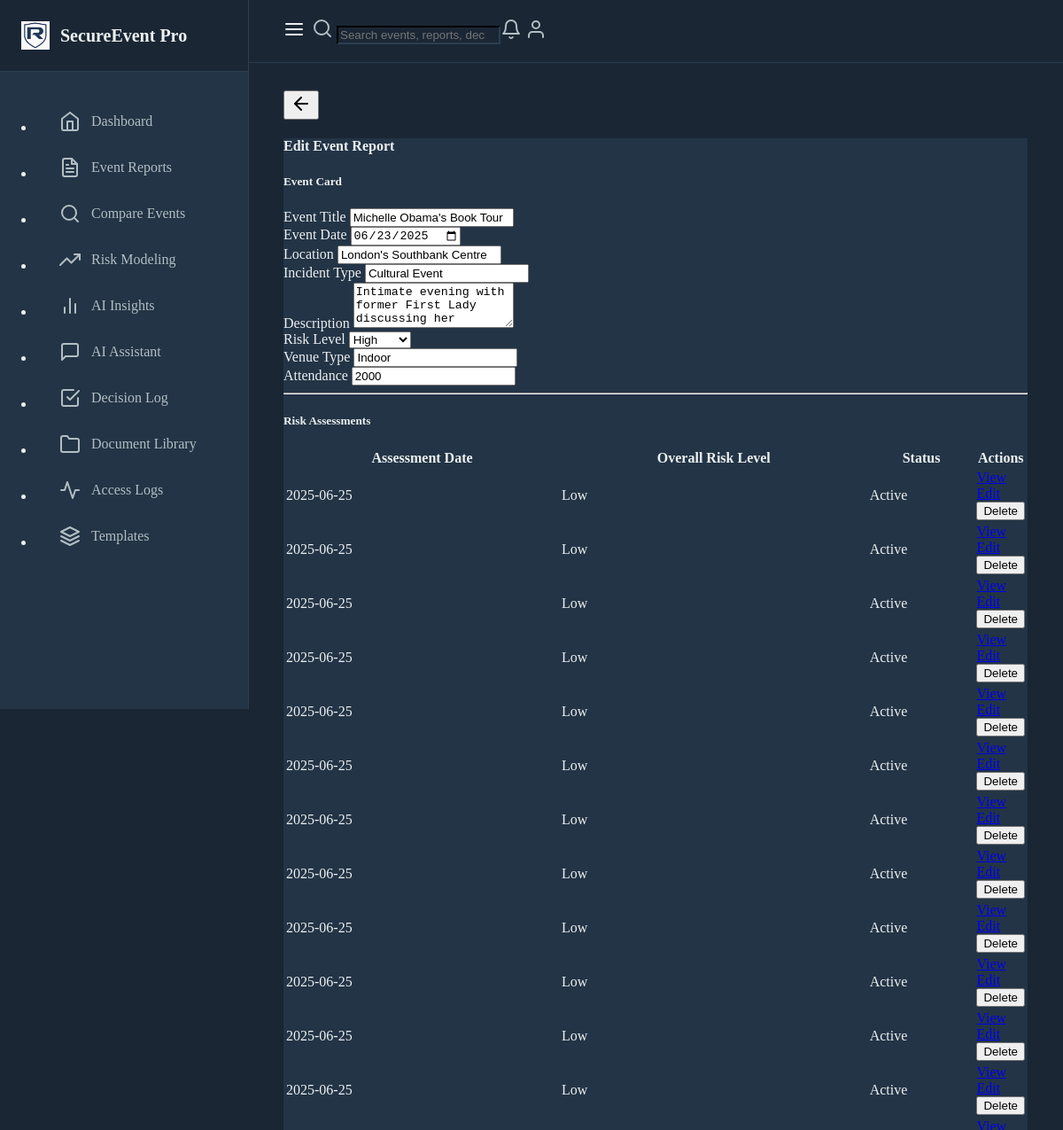
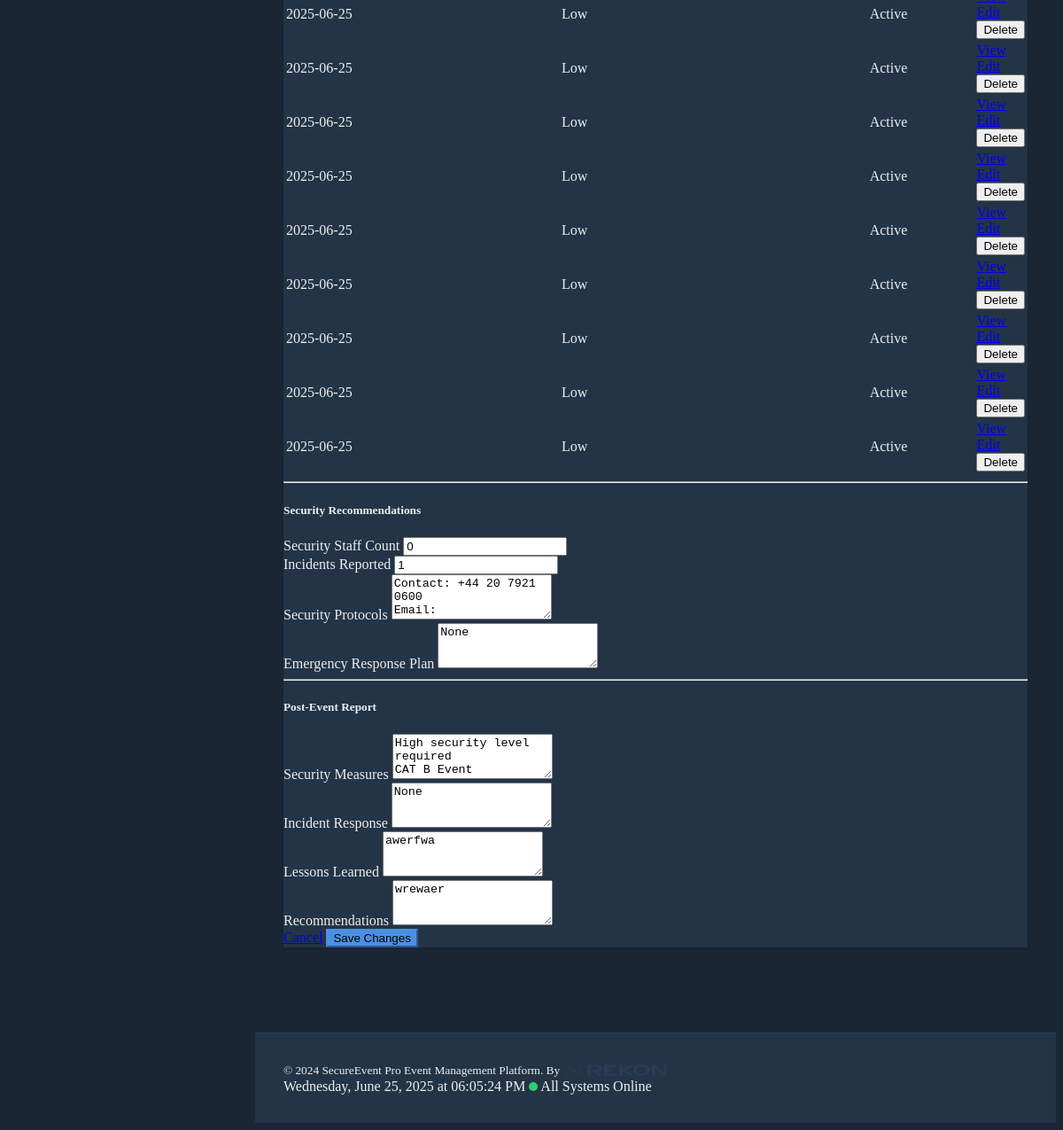
The page /edit-event-report/1 on the database as committed earlier (2 pictures, top to bottom).
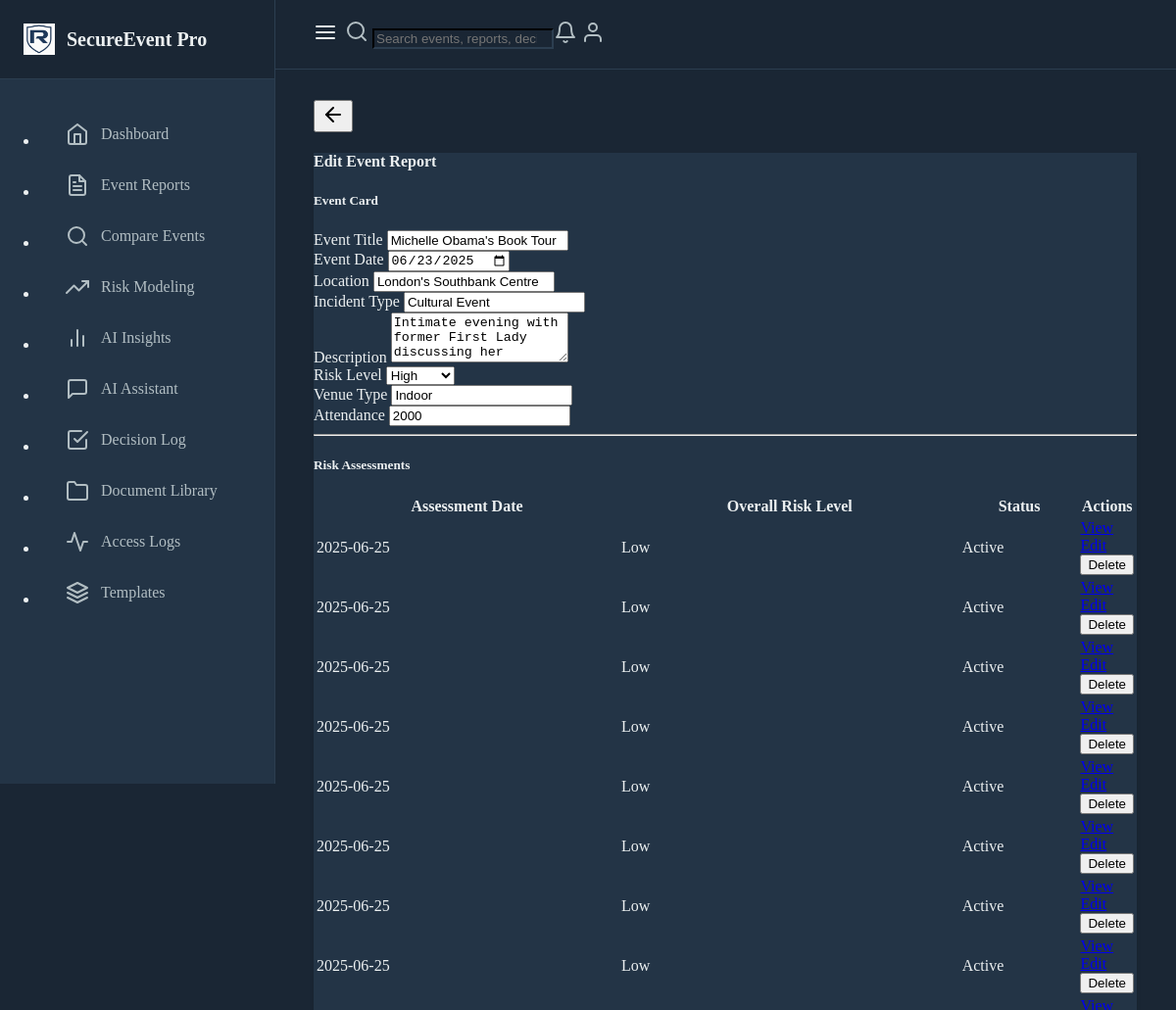
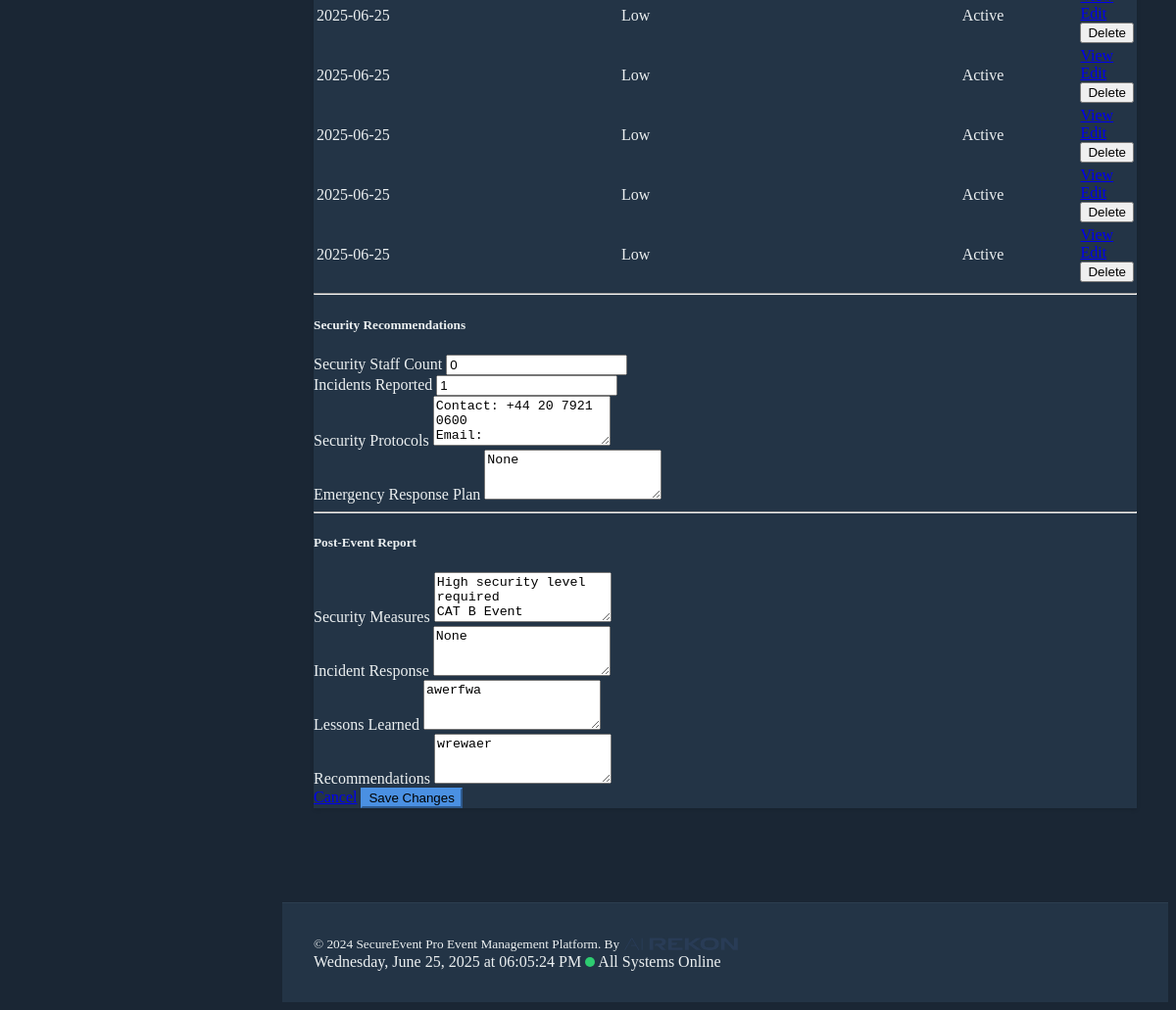
The same page on the database as committed later (2 pictures, top to bottom).
### models.py (models this page shows, shortened)
class RiskAssessment(db.Model):
    id = db.Column(db.Integer, primary_key=True)
    event_report_id = db.Column(db.Integer, db.ForeignKey('event_report.id'), nullable=False)
    assessment_date = db.Column(db.DateTime, default=datetime.utcnow)
    risk_factors = db.Column(db.JSON, default=list)
    overall_risk_level = db.Column(db.String(50), nullable=False)
    assessor_notes = db.Column(db.Text)
    mitigation_measures = db.Column(db.JSON, default=list)
    residual_risk_level = db.Column(db.String(50))
    review_date = db.Column(db.DateTime)
    status = db.Column(db.String(50), default='Active')

### routes.py (the view, shortened to what this page needs)
@app.route("/edit-event-report/<int:report_id>", methods=["GET", "POST"])
def edit_event_report(report_id):
    report = EventReport.query.get_or_404(report_id)
    return render_template("create_event_report.html", report=report)

### routes.py (called while the page is built)
@app.before_request
def before_request():
    g.start_time = datetime.utcnow()
    g.activity_log = None

@app.after_request
def after_request(response):
    if hasattr(g, "activity_log") and g.activity_log:
        end_activity_tracking(g.activity_log)
    return response

### templates/create_event_report.html (shortened to what the changed rows need)
{% extends "base.html" %}
{% block content %}
<div class="container mt-4">
    <div class="card">
        <div class="card-body">
            <form action="{% if report %}{{ url_for('edit_event_report', report_id=report.id) }}{% else %}{{ url_for('create_event_report') }}{% endif %}" method="POST">
                <div class="mb-4">
                {% if report %}
                    {% if report.risk_assessments %}
                    <div class="table-responsive">
                        <table class="table table-hover">
                            <thead>
                                <tr>
                                    <th>Assessment Date</th>
                                    <th>Overall Risk Level</th>
                                    <th>Status</th>
                                    <th style="width: 1%;">Actions</th>
                                </tr>
                            </thead>
                            <tbody>
                                {% for a in report.risk_assessments %}
                                <tr>
                                    <td>{{ a.assessment_date.strftime('%Y-%m-%d') }}</td>
                                    <td>
                                        <span class="badge bg-{{ 'danger' if a.overall_risk_level=='High' else 'warning' if a.overall_risk_level=='Medium' else 'success' }}">{{ a.overall_risk_level }}</span>
                                    </td>
                                    <td>{{ a.status }}</td>
                                    <td class="text-end text-nowrap">
                                        <a href="{{ url_for('view_risk_assessment', assessment_id=a.id) }}" class="btn btn-sm btn-outline-secondary me-1">View</a>
                                        <a href="{{ url_for('edit_risk_assessment', assessment_id=a.id) }}" class="btn btn-sm btn-outline-primary me-1">
                                            Edit
                                        </a>
                                        <form action="{{ url_for('delete_risk_assessment', assessment_id=a.id) }}" method="POST" class="d-inline">
                                            <button type="submit" class="btn btn-sm btn-outline-danger" onclick="return confirm('Delete this assessment?');">Delete</button>
                                        </form>
                                    </td>
                                </tr>
                                {% endfor %}
                            </tbody>
                        </table>
                    </div>
                    {% endif %}
                {% else %}
                    <div class="alert alert-warning">
                        Save the event first, then you can add detailed risk assessments.
                    </div>
                {% endif %}
                </div>
            </form>
        </div>
    </div>
</div>
{% endblock %}

Rows that differ between the two databases and show on the page:
removed RiskAssessment: assessment_date "2025-06-25", overall_risk_level "Low", status "Active"
removed RiskAssessment: assessment_date "2025-06-25", overall_risk_level "Low", status "Active"
removed RiskAssessment: assessment_date "2025-06-25", overall_risk_level "Low", status "Active"
removed RiskAssessment: assessment_date "2025-06-25", overall_risk_level "Low", status "Active"
removed RiskAssessment: assessment_date "2025-06-25", overall_risk_level "Low", status "Active"
removed RiskAssessment: assessment_date "2025-06-25", overall_risk_level "Low", status "Active"
removed RiskAssessment: assessment_date "2025-06-25", overall_risk_level "Low", status "Active"
removed RiskAssessment: assessment_date "2025-06-25", overall_risk_level "Low", status "Active"
